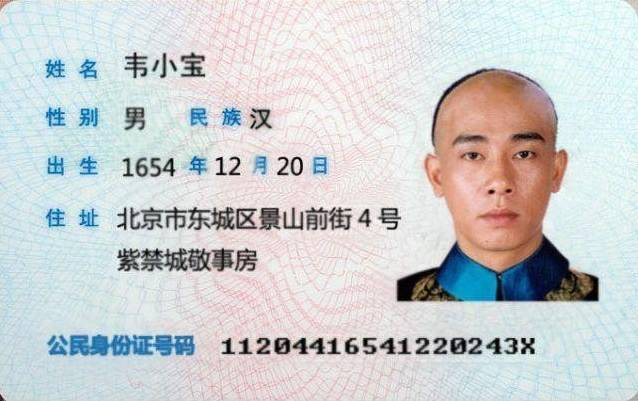
#> input picture card.jpg, 638 x 401 px
$ python grabcut.py ../card.jpg
#> lines starting #> are read from the running program, lines starting #| are printed output that depends on the picture
# https://www.jianshu.com/p/117f66320589
import numpy as np
import cv2
from matplotlib import pyplot as plt

def gc(image_path):
#> called with image_path = '../card.jpg'
    img = cv2.imread(image_path)
#> img is the input picture: shape (401, 638, 3); mean B, G, R 208.8, 207.7, 204.9

    h,w,_ = img.shape
#> h = 401; w = 638
    mask = np.zeros(img.shape[:2],np.uint8)# h,w
    bgdModel = np.zeros((1,65),np.float64) # 背景模型，如果为None，函数内部会自动创建一个bgdModel；bgdModel必须是单通道浮点型图像，且行数只能为1，列数只能为13x5
    fgdModel = np.zeros((1,65),np.float64)
    rect = (0,0,h,w)
#> rect = (0, 0, 401, 638)

    cv2.grabCut(img,
                mask=mask,
                rect=rect,
                bgdModel=bgdModel,
                fgdModel=fgdModel,
                iterCount=1,
                mode=cv2.GC_INIT_WITH_RECT)

    mask2 = np.where((mask==2)|(mask==0),0,1).astype('uint8')
    img = img*mask2[:,:,np.newaxis]
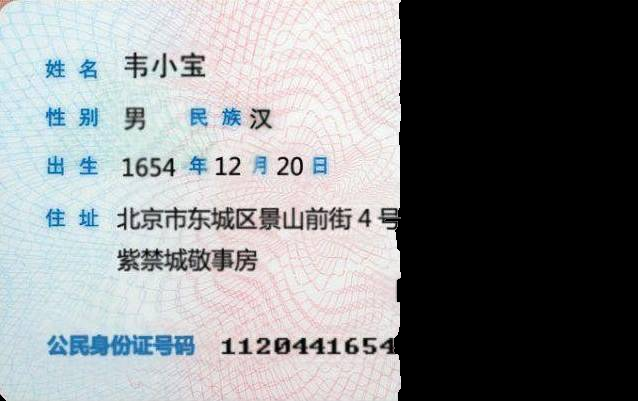
#> img: shape (401, 638, 3); mean B, G, R 135.8, 134, 131.4

    plt.imshow(img),plt.colorbar(),plt.show()
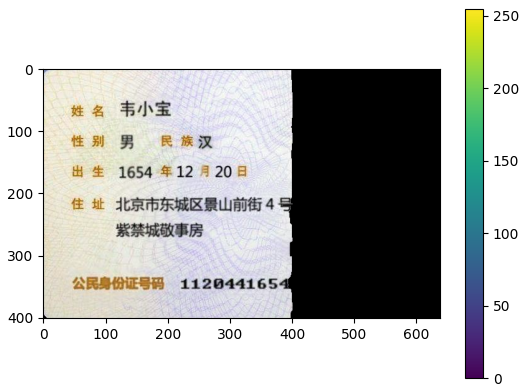
#> figure drawn by matplotlib, 2 panels; B, G, R data is drawn as R, G, B
if __name__=="__main__":
    import sys,os

    imagePath =  sys.argv[1]
    if not os.path.exists(imagePath):print("图片不存在")

    gc(imagePath)
